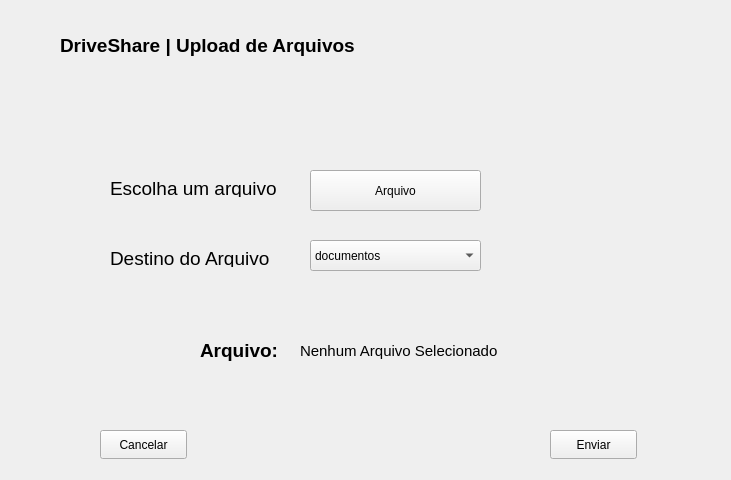
<?xml version="1.0" encoding="UTF-8"?>
<ui version="4.0">
 <class>Form</class>
 <widget class="QWidget" name="Form">
  <property name="geometry">
   <rect>
    <x>0</x>
    <y>0</y>
    <width>731</width>
    <height>480</height>
   </rect>
  </property>
  <property name="windowTitle">
   <string>Form</string>
  </property>
  <widget class="QLabel" name="label">
   <property name="geometry">
    <rect>
     <x>60</x>
     <y>30</y>
     <width>331</width>
     <height>31</height>
    </rect>
   </property>
   <property name="font">
    <font>
     <pointsize>14</pointsize>
     <weight>75</weight>
     <italic>false</italic>
     <bold>true</bold>
    </font>
   </property>
   <property name="text">
    <string>DriveShare | Upload de Arquivos</string>
   </property>
  </widget>
  <widget class="QLabel" name="label_2">
   <property name="geometry">
    <rect>
     <x>10</x>
     <y>20</y>
     <width>54</width>
     <height>51</height>
    </rect>
   </property>
   <property name="text">
    <string>&lt;html&gt;&lt;head/&gt;&lt;body&gt;&lt;p&gt;&lt;img src=&quot;:/logoShare/logoShare.png&quot;/&gt;&lt;/p&gt;&lt;/body&gt;&lt;/html&gt;</string>
   </property>
  </widget>
  <widget class="QPushButton" name="buttonUpload">
   <property name="geometry">
    <rect>
     <x>310</x>
     <y>170</y>
     <width>171</width>
     <height>41</height>
    </rect>
   </property>
   <property name="text">
    <string>Arquivo</string>
   </property>
  </widget>
  <widget class="QPushButton" name="buttonEnviar">
   <property name="geometry">
    <rect>
     <x>550</x>
     <y>430</y>
     <width>87</width>
     <height>29</height>
    </rect>
   </property>
   <property name="text">
    <string>Enviar</string>
   </property>
  </widget>
  <widget class="QPushButton" name="buttonCancelar">
   <property name="geometry">
    <rect>
     <x>100</x>
     <y>430</y>
     <width>87</width>
     <height>29</height>
    </rect>
   </property>
   <property name="text">
    <string>Cancelar</string>
   </property>
  </widget>
  <widget class="QLabel" name="label_file">
   <property name="geometry">
    <rect>
     <x>300</x>
     <y>330</y>
     <width>221</width>
     <height>41</height>
    </rect>
   </property>
   <property name="font">
    <font>
     <pointsize>11</pointsize>
    </font>
   </property>
   <property name="text">
    <string>Nenhum Arquivo Selecionado</string>
   </property>
  </widget>
  <widget class="QLabel" name="label_3">
   <property name="geometry">
    <rect>
     <x>110</x>
     <y>180</y>
     <width>181</width>
     <height>17</height>
    </rect>
   </property>
   <property name="font">
    <font>
     <pointsize>14</pointsize>
     <weight>50</weight>
     <italic>false</italic>
     <bold>false</bold>
    </font>
   </property>
   <property name="text">
    <string>Escolha um arquivo</string>
   </property>
  </widget>
  <widget class="QLabel" name="label_4">
   <property name="geometry">
    <rect>
     <x>110</x>
     <y>250</y>
     <width>181</width>
     <height>17</height>
    </rect>
   </property>
   <property name="font">
    <font>
     <pointsize>14</pointsize>
     <weight>50</weight>
     <italic>false</italic>
     <bold>false</bold>
    </font>
   </property>
   <property name="text">
    <string>Destino do Arquivo</string>
   </property>
  </widget>
  <widget class="QComboBox" name="comboBox">
   <property name="geometry">
    <rect>
     <x>310</x>
     <y>240</y>
     <width>171</width>
     <height>31</height>
    </rect>
   </property>
   <item>
    <property name="text">
     <string>documentos</string>
    </property>
   </item>
   <item>
    <property name="text">
     <string>imagens</string>
    </property>
   </item>
   <item>
    <property name="text">
     <string>musicas</string>
    </property>
   </item>
   <item>
    <property name="text">
     <string>videos</string>
    </property>
   </item>
   <item>
    <property name="text">
     <string>outros</string>
    </property>
   </item>
   <item>
    <property name="text">
     <string/>
    </property>
   </item>
  </widget>
  <widget class="QLabel" name="label_file_2">
   <property name="geometry">
    <rect>
     <x>200</x>
     <y>330</y>
     <width>81</width>
     <height>41</height>
    </rect>
   </property>
   <property name="font">
    <font>
     <pointsize>14</pointsize>
     <weight>75</weight>
     <bold>true</bold>
    </font>
   </property>
   <property name="text">
    <string>Arquivo:</string>
   </property>
  </widget>
 </widget>
 <resources>
  <include location="imagesQT/imageLogo.qrc"/>
  <include location="imagesQT/uploadImage.qrc"/>
 </resources>
 <connections/>
</ui>
